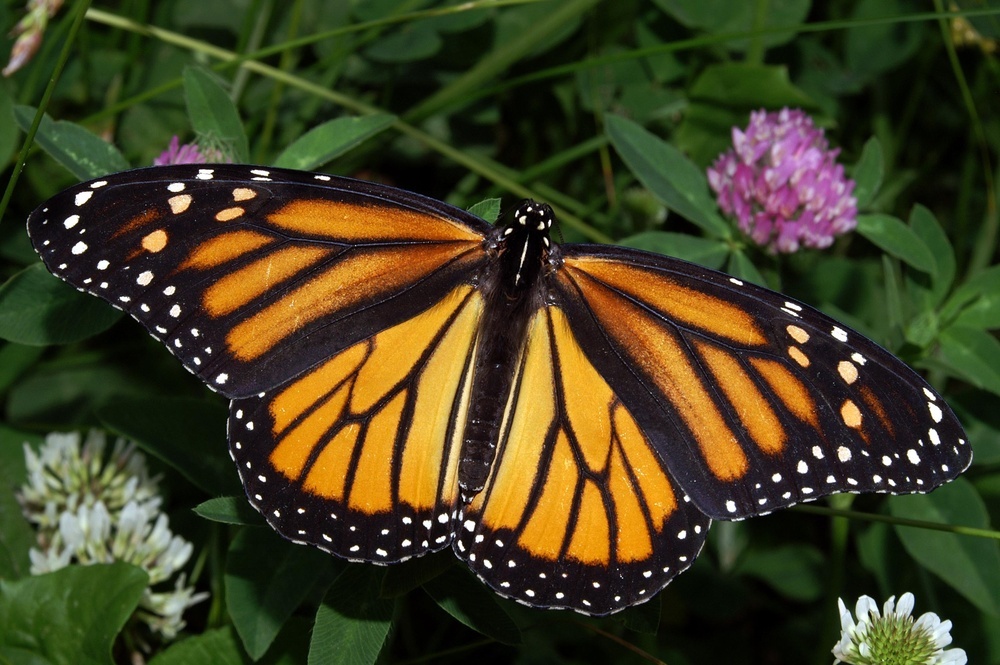
#> input picture 1_3_Types_of_Features_Image_Segmentation/images/monarch.jpg, 1000 x 665 px, shrunk from 3008 x 2000 before the run
$ jupyter execute '3. K-means.ipynb'   (shell and % lines are left out)
#> lines starting #> are read from the running program, lines starting #| are printed output that depends on the picture
# K-means Clustering

### Import resources and display image

[cell 1]
import numpy as np
import matplotlib.pyplot as plt
import cv2


# Read in the image
## TODO: Check out the images directory to see other images you can work with
# And select one!
image = cv2.imread('images/monarch.jpg')
#> image is the input picture: shape (665, 1000, 3); mean B, G, R 32.9, 63.4, 66.8

# Change color to RGB (from BGR)
image = cv2.cvtColor(image, cv2.COLOR_BGR2RGB)

plt.imshow(image)
print(image.shape)
#| (665, 1000, 3)

### Prepare data for k-means

[cell 2]
# Reshape image into a 2D array of pixels and 3 color values (RGB)
pixel_vals = image.reshape((-1,3))

# Convert to float type
pixel_vals = np.float32(pixel_vals)

print(pixel_vals.shape)
#| (665000, 3)

### Implement k-means clustering

[cell 3]
# define stopping criteria
# you can change the number of max iterations for faster convergence!
criteria = (cv2.TERM_CRITERIA_EPS + cv2.TERM_CRITERIA_MAX_ITER, 100, 0.01)

## TODO: Select a value for k
# then perform k-means clustering
k = 6
retval, labels, centers = cv2.kmeans(pixel_vals, k, None, criteria, 10, cv2.KMEANS_RANDOM_CENTERS)
#> retval = 577104983.4; centers = [[222.5, 220, 208.2], [224.3, 152.8, 39.95], [18.91, 21.5, 11.57], [155.2, 136, 137.5], [117.2, 90.35, 50.97], [49.44, 67.95, 32.35]]

# convert data into 8-bit values
centers = np.uint8(centers)
#> centers = [[222, 219, 208], [224, 152, 39], [18, 21, 11], [155, 136, 137], [117, 90, 50], [49, 67, 32]]
segmented_data = centers[labels.flatten()]

# reshape data into the original image dimensions
segmented_image = segmented_data.reshape((image.shape))
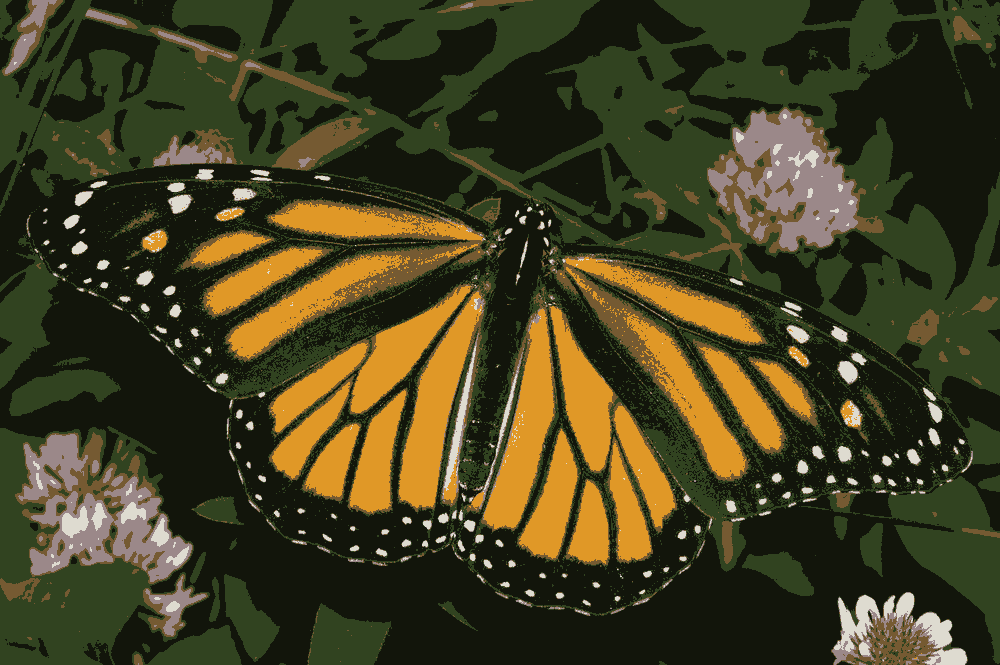
#> segmented_image: shape (665, 1000, 3); mean R, G, B 66.2, 62.7, 32.3
labels_reshape = labels.reshape(image.shape[0], image.shape[1])
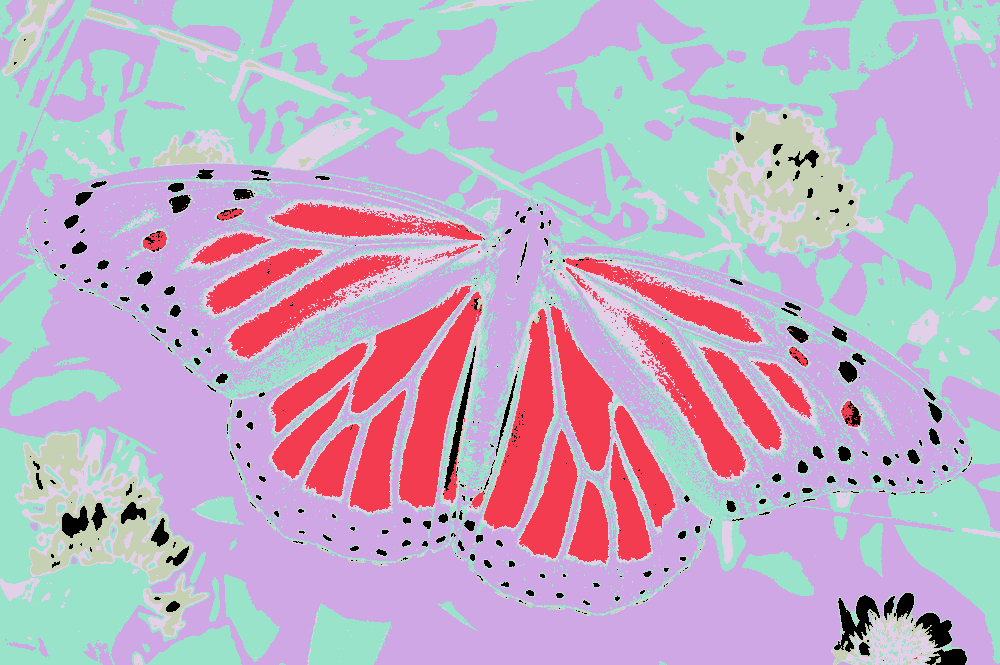
#> labels_reshape: shape (665, 1000) int32; 6 distinct labels, from 0 to 5; one colour per label, 0 black

plt.imshow(segmented_image)

[cell 4]
## TODO: Visualize one segment, try to find which is the leaves, background, etc!
plt.imshow(labels_reshape==5, cmap='gray')
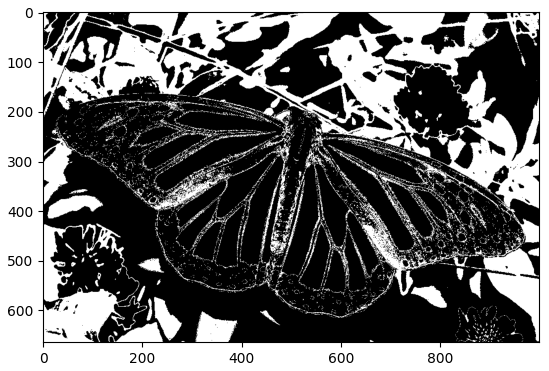
#> figure drawn by matplotlib, 1 panel

[cell 5]
# mask an image segment by cluster

cluster = 0 # the first cluster

masked_image = np.copy(image)
# turn the mask green!
masked_image[labels_reshape == 3] = [0, 0, 0]
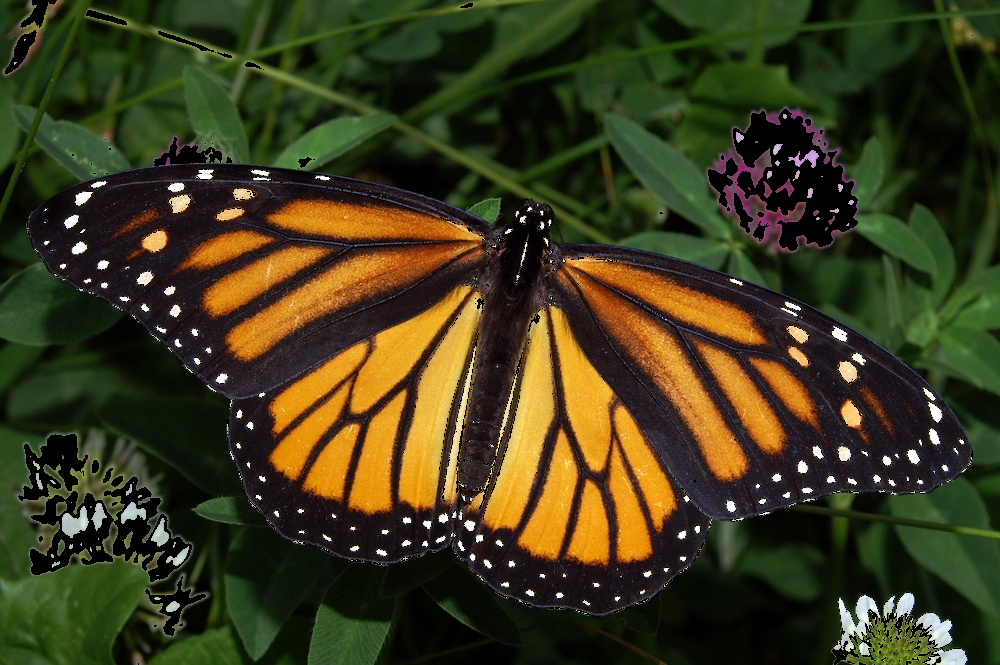
#> masked_image: shape (665, 1000, 3); mean R, G, B 60.4, 57.8, 27.3
masked_image[labels_reshape == 5] = [0, 0, 0]
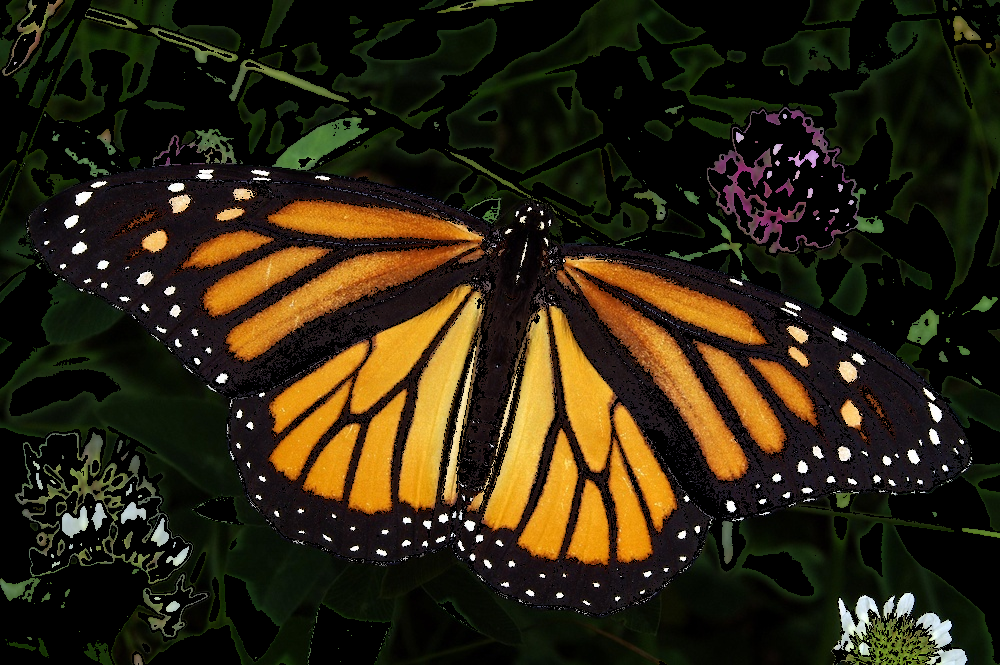
#> masked_image: shape (665, 1000, 3); mean R, G, B 45.1, 36.7, 17.2
#masked_image[labels_reshape == 2] = [0, 255, 0]
#masked_image[labels_reshape == 4] = [0, 255, 0]

plt.imshow(masked_image)
